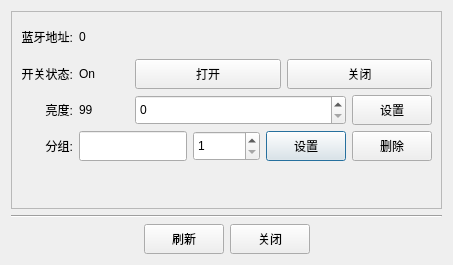
<?xml version="1.0" encoding="UTF-8"?>
<ui version="4.0">
 <class>LuminaireDialog</class>
 <widget class="QDialog" name="LuminaireDialog">
  <property name="geometry">
   <rect>
    <x>0</x>
    <y>0</y>
    <width>453</width>
    <height>265</height>
   </rect>
  </property>
  <property name="windowTitle">
   <string>Dialog</string>
  </property>
  <layout class="QVBoxLayout" name="verticalLayout">
   <item>
    <widget class="QFrame" name="frame">
     <property name="sizePolicy">
      <sizepolicy hsizetype="Preferred" vsizetype="Expanding">
       <horstretch>0</horstretch>
       <verstretch>0</verstretch>
      </sizepolicy>
     </property>
     <property name="frameShape">
      <enum>QFrame::StyledPanel</enum>
     </property>
     <property name="frameShadow">
      <enum>QFrame::Raised</enum>
     </property>
     <layout class="QGridLayout" name="gridLayout">
      <item row="4" column="2">
       <widget class="QLabel" name="labelStatus">
        <property name="minimumSize">
         <size>
          <width>30</width>
          <height>30</height>
         </size>
        </property>
        <property name="text">
         <string/>
        </property>
       </widget>
      </item>
      <item row="0" column="0">
       <widget class="QLabel" name="label">
        <property name="text">
         <string>蓝牙地址:</string>
        </property>
        <property name="alignment">
         <set>Qt::AlignRight|Qt::AlignTrailing|Qt::AlignVCenter</set>
        </property>
       </widget>
      </item>
      <item row="2" column="0">
       <widget class="QLabel" name="label_4">
        <property name="text">
         <string>亮度:</string>
        </property>
        <property name="alignment">
         <set>Qt::AlignRight|Qt::AlignTrailing|Qt::AlignVCenter</set>
        </property>
       </widget>
      </item>
      <item row="0" column="2">
       <widget class="QLabel" name="labelBluetoothAddress">
        <property name="minimumSize">
         <size>
          <width>50</width>
          <height>30</height>
         </size>
        </property>
        <property name="text">
         <string>0</string>
        </property>
       </widget>
      </item>
      <item row="1" column="0">
       <widget class="QLabel" name="label_3">
        <property name="text">
         <string>开关状态:</string>
        </property>
        <property name="alignment">
         <set>Qt::AlignRight|Qt::AlignTrailing|Qt::AlignVCenter</set>
        </property>
       </widget>
      </item>
      <item row="3" column="0">
       <widget class="QLabel" name="label_5">
        <property name="text">
         <string>分组:</string>
        </property>
        <property name="alignment">
         <set>Qt::AlignRight|Qt::AlignTrailing|Qt::AlignVCenter</set>
        </property>
       </widget>
      </item>
      <item row="3" column="2">
       <layout class="QHBoxLayout" name="horizontalLayout_4">
        <item>
         <widget class="QLineEdit" name="lineGroups">
          <property name="minimumSize">
           <size>
            <width>0</width>
            <height>30</height>
           </size>
          </property>
         </widget>
        </item>
        <item>
         <widget class="QSpinBox" name="spinGroup">
          <property name="sizePolicy">
           <sizepolicy hsizetype="Expanding" vsizetype="Fixed">
            <horstretch>0</horstretch>
            <verstretch>0</verstretch>
           </sizepolicy>
          </property>
          <property name="minimumSize">
           <size>
            <width>50</width>
            <height>30</height>
           </size>
          </property>
          <property name="minimum">
           <number>1</number>
          </property>
          <property name="maximum">
           <number>254</number>
          </property>
         </widget>
        </item>
        <item>
         <widget class="QPushButton" name="buttonSetGroup">
          <property name="minimumSize">
           <size>
            <width>0</width>
            <height>30</height>
           </size>
          </property>
          <property name="text">
           <string>设置</string>
          </property>
         </widget>
        </item>
        <item>
         <widget class="QPushButton" name="buttonRemoveGroup">
          <property name="minimumSize">
           <size>
            <width>0</width>
            <height>30</height>
           </size>
          </property>
          <property name="text">
           <string>删除</string>
          </property>
         </widget>
        </item>
       </layout>
      </item>
      <item row="1" column="2">
       <layout class="QHBoxLayout" name="horizontalLayout_2">
        <item>
         <widget class="QLabel" name="labelOnOffState">
          <property name="minimumSize">
           <size>
            <width>50</width>
            <height>0</height>
           </size>
          </property>
          <property name="text">
           <string>On</string>
          </property>
         </widget>
        </item>
        <item>
         <widget class="QPushButton" name="buttonOn">
          <property name="sizePolicy">
           <sizepolicy hsizetype="Expanding" vsizetype="Fixed">
            <horstretch>0</horstretch>
            <verstretch>0</verstretch>
           </sizepolicy>
          </property>
          <property name="minimumSize">
           <size>
            <width>0</width>
            <height>30</height>
           </size>
          </property>
          <property name="text">
           <string>打开</string>
          </property>
         </widget>
        </item>
        <item>
         <widget class="QPushButton" name="buttonOff">
          <property name="sizePolicy">
           <sizepolicy hsizetype="Expanding" vsizetype="Fixed">
            <horstretch>0</horstretch>
            <verstretch>0</verstretch>
           </sizepolicy>
          </property>
          <property name="minimumSize">
           <size>
            <width>0</width>
            <height>30</height>
           </size>
          </property>
          <property name="text">
           <string>关闭</string>
          </property>
         </widget>
        </item>
       </layout>
      </item>
      <item row="2" column="2">
       <layout class="QHBoxLayout" name="horizontalLayout">
        <item>
         <widget class="QLabel" name="labelBrightness">
          <property name="minimumSize">
           <size>
            <width>50</width>
            <height>0</height>
           </size>
          </property>
          <property name="text">
           <string>99</string>
          </property>
         </widget>
        </item>
        <item>
         <widget class="QSpinBox" name="spinBrightness">
          <property name="sizePolicy">
           <sizepolicy hsizetype="Expanding" vsizetype="Fixed">
            <horstretch>0</horstretch>
            <verstretch>0</verstretch>
           </sizepolicy>
          </property>
          <property name="minimumSize">
           <size>
            <width>50</width>
            <height>30</height>
           </size>
          </property>
          <property name="minimum">
           <number>0</number>
          </property>
          <property name="maximum">
           <number>100</number>
          </property>
          <property name="value">
           <number>0</number>
          </property>
         </widget>
        </item>
        <item>
         <widget class="QPushButton" name="buttonSetBrightness">
          <property name="minimumSize">
           <size>
            <width>0</width>
            <height>30</height>
           </size>
          </property>
          <property name="text">
           <string>设置</string>
          </property>
         </widget>
        </item>
       </layout>
      </item>
     </layout>
    </widget>
   </item>
   <item>
    <widget class="Line" name="line">
     <property name="orientation">
      <enum>Qt::Horizontal</enum>
     </property>
    </widget>
   </item>
   <item>
    <layout class="QHBoxLayout" name="horizontalLayout_3">
     <item>
      <spacer name="horizontalSpacer">
       <property name="orientation">
        <enum>Qt::Horizontal</enum>
       </property>
       <property name="sizeHint" stdset="0">
        <size>
         <width>40</width>
         <height>20</height>
        </size>
       </property>
      </spacer>
     </item>
     <item>
      <widget class="QPushButton" name="buttonRefresh">
       <property name="minimumSize">
        <size>
         <width>0</width>
         <height>30</height>
        </size>
       </property>
       <property name="text">
        <string>刷新</string>
       </property>
      </widget>
     </item>
     <item>
      <widget class="QPushButton" name="buttonClose">
       <property name="minimumSize">
        <size>
         <width>0</width>
         <height>30</height>
        </size>
       </property>
       <property name="text">
        <string>关闭</string>
       </property>
      </widget>
     </item>
     <item>
      <spacer name="horizontalSpacer_2">
       <property name="orientation">
        <enum>Qt::Horizontal</enum>
       </property>
       <property name="sizeHint" stdset="0">
        <size>
         <width>40</width>
         <height>20</height>
        </size>
       </property>
      </spacer>
     </item>
    </layout>
   </item>
  </layout>
 </widget>
 <resources/>
 <connections/>
</ui>
